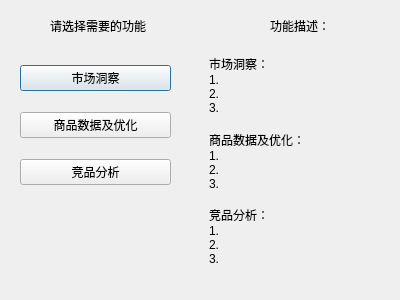
<?xml version="1.0" encoding="UTF-8"?>
<ui version="4.0">
 <class>Dialog</class>
 <widget class="QDialog" name="Dialog">
  <property name="geometry">
   <rect>
    <x>0</x>
    <y>0</y>
    <width>400</width>
    <height>300</height>
   </rect>
  </property>
  <property name="windowTitle">
   <string>Dialog</string>
  </property>
  <widget class="QLabel" name="label_5">
   <property name="geometry">
    <rect>
     <x>270</x>
     <y>20</y>
     <width>96</width>
     <height>12</height>
    </rect>
   </property>
   <property name="text">
    <string>功能描述：</string>
   </property>
  </widget>
  <widget class="QWidget" name="verticalLayoutWidget_2">
   <property name="geometry">
    <rect>
     <x>209</x>
     <y>50</y>
     <width>181</width>
     <height>221</height>
    </rect>
   </property>
   <layout class="QVBoxLayout" name="verticalLayout_2">
    <item>
     <widget class="QLabel" name="label_3">
      <property name="text">
       <string>市场洞察：
1.
2.
3.</string>
      </property>
     </widget>
    </item>
    <item>
     <widget class="QLabel" name="label_4">
      <property name="text">
       <string>商品数据及优化：
1.
2.
3.</string>
      </property>
     </widget>
    </item>
    <item>
     <widget class="QLabel" name="label_2">
      <property name="text">
       <string>竞品分析：
1.
2.
3.</string>
      </property>
     </widget>
    </item>
   </layout>
  </widget>
  <widget class="QWidget" name="verticalLayoutWidget">
   <property name="geometry">
    <rect>
     <x>20</x>
     <y>50</y>
     <width>151</width>
     <height>151</height>
    </rect>
   </property>
   <layout class="QVBoxLayout" name="verticalLayout">
    <item>
     <widget class="QPushButton" name="pushButton_2">
      <property name="text">
       <string>市场洞察</string>
      </property>
     </widget>
    </item>
    <item>
     <widget class="QPushButton" name="pushButton">
      <property name="text">
       <string>商品数据及优化</string>
      </property>
     </widget>
    </item>
    <item>
     <widget class="QPushButton" name="pushButton_3">
      <property name="text">
       <string>竞品分析</string>
      </property>
     </widget>
    </item>
   </layout>
  </widget>
  <widget class="QLabel" name="label">
   <property name="geometry">
    <rect>
     <x>50</x>
     <y>20</y>
     <width>96</width>
     <height>12</height>
    </rect>
   </property>
   <property name="text">
    <string>请选择需要的功能</string>
   </property>
  </widget>
 </widget>
 <resources/>
 <connections/>
</ui>
